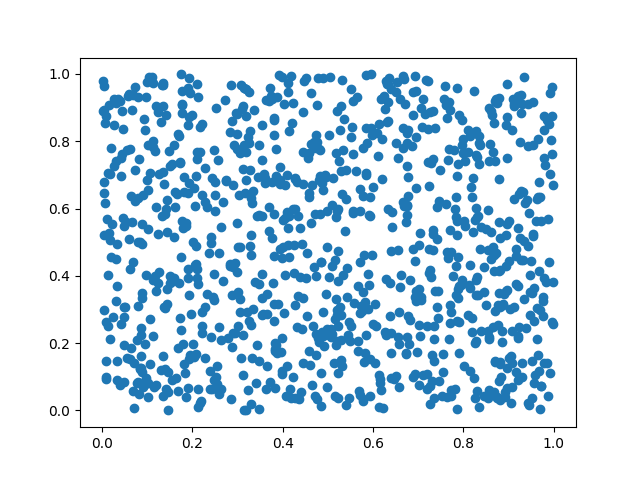

Generate this figure with Python:
import numpy as np
import matplotlib.pyplot as plt

data = np.random.rand(1028, 2)
plt.scatter(data[:,0], data[:,1])
plt.show()
